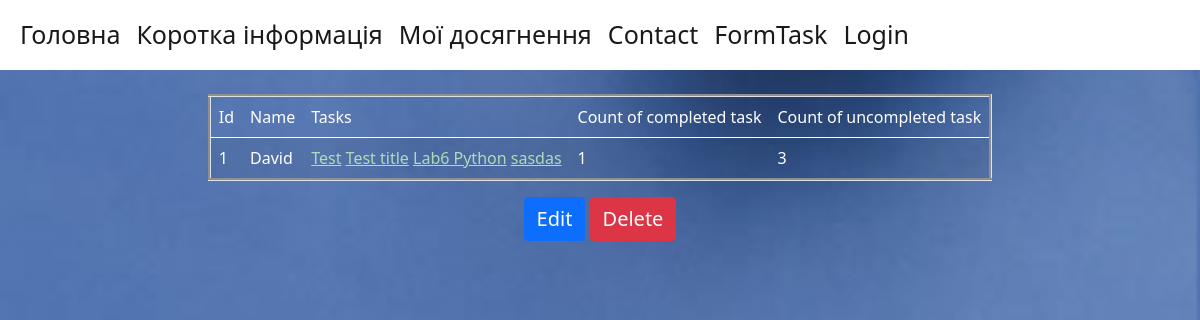
Page /tasks_bp/employee/1 on the committed database.
### app/task/models.py (models this page shows, shortened)
class Employee(db.Model):
    id = db.Column(db.Integer, primary_key=True)
    name = db.Column(db.String(50), nullable=False)
    count_of_completed_tasks = db.Column(db.Integer)
    task_empl = db.relationship('Task', secondary=association_table, backref=db.backref('employee_backref'))

class Task(db.Model):
    id = db.Column(db.Integer, primary_key=True)
    title = db.Column(db.String(80), nullable=False)
    description = db.Column(db.String(120), nullable=False)
    created = db.Column(db.Date,default=datetime.utcnow())
    priority = db.Column(db.Enum(MyEnum), default='low')
    is_done = db.Column(db.Boolean, default=False)
    category_id = db.Column(db.Integer, db.ForeignKey('category.id'))

### app/task/view.py (the view)
@task_bp.route('/employee/<int:id>', methods=["GET", "POST"])
def employee_show(id):
    employee = Employee.query.get_or_404(id)
    tasks = db.session.query(Task).filter(Task.employee_backref.contains(employee))
    print(tasks)
    return render_template('employee_show.html', employee=employee, tasks=tasks)

### app/task/templates/task/employee_show.html (shortened to what this page needs)
{% extends "base.html" %}
{%block content%}
{%from "_render_field.html" import render_field%}
 <div class="form-wrapper" align="center">
     <br>
     <table class="table table-striped w-auto" border="3" align="center">
  <thead>
    <tr>
        <td class="table_form" scope="col">Id</td>
      <td class="table_form" scope="col">Name</td>
        <td class="table_form" scope="col">Tasks</td>
        <td class="table_form" scope="col">Сount of completed task</td>
        <td class="table_form" scope="col">Сount of uncompleted task</td>
    </tr>
  </thead>
  <tbody>
  <tr>
      <td class="table_form">{{employee.id}}</td>
       <td class="table_form">{{employee.name}}</td>
      <td class="table_form">
          {%for task in tasks.all()%}
              <a class="href_in_background" href="{{url_for('task_bp_in.task')}}/{{task.id}}">{{task.title}}</a>
          {%endfor%}
      </td>
      <td class="table_form">{{employee.count_of_completed_tasks}}</td>
      <td class="table_form">{{tasks.count()-employee.count_of_completed_tasks}}</td>
  </tr>
  </tbody>
</table>
     <a href="{{url_for('task_bp_in.employee')}}/{{ employee.id }}/update" class="btn btn-primary fs-5"> Edit </a>
     <a href="{{url_for('task_bp_in.employee')}}/{{ employee.id }}/delete" class="btn  btn-danger fs-5"> Delete </a>
</div>
{% endblock %}

### app/static/css/custom.css (style rules this page uses)
body { background-image: url('../images/fon.png'); background-size: 100%; }
.table_form { color:white; }
.href_in_background { color: #adddb8; }

### rows in the picture
Employee: id "1", name "David", count_of_completed_tasks "1", tasks.count()-employee.count_of_completed_tasks "3"
Task: title "Test"
Task: title "Test title"
Task: title "Lab6 Python"
Task: title "sasdas"
